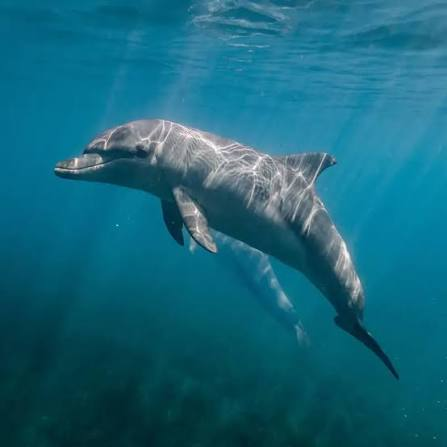
#> input picture img-original_0060/img-delfin-0060.jpg, 447 x 447 px
$ python codigo-va-0060.py
#> lines starting #> are read from the running program, lines starting #| are printed output that depends on the picture; after the words box and inside, x2 and y2 are one past the last pixel; in counts of white or black regions, pixels touching at a corner belong together
# Eliseo Nava NC= 0777

import cv2
from pathlib import Path

# 1. Definir las rutas de trabajo (el archivo está en la raíz del proyecto)
carpeta_proyecto = Path(__file__).resolve().parent

# Ruta apuntando a la carpeta de imagen con guion bajo y nombre 'img-delfin-0060.jpg'
ruta_original = (
    carpeta_proyecto
    / "img-original_0060"
    / "img-delfin-0060.jpg"
)

carpeta_resultados = (
    carpeta_proyecto / "resultados-img-0777"
)

# Crear la carpeta de resultados si no existe
carpeta_resultados.mkdir(parents=True, exist_ok=True)

# 2. Leer la imagen original con imread
img0777 = cv2.imread(str(ruta_original))
#> img0777 is the input picture: shape (447, 447, 3); mean B, G, R 123, 102, 21.8

# Comprobar que la imagen se haya leído correctamente
if img0777 is None:
    raise FileNotFoundError(
        f"No se pudo leer la imagen: {ruta_original}"
    )

# 3. Rotar la imagen 90 grados en sentido horario
img90_0777 = cv2.rotate(
    img0777, cv2.ROTATE_90_CLOCKWISE
)
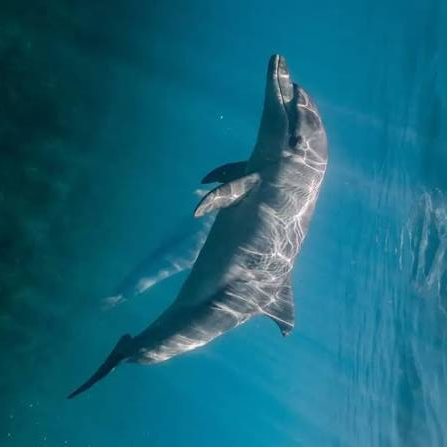
#> img90_0777: shape (447, 447, 3); mean B, G, R 123, 102, 21.8

# 4. Rotar la imagen 45 grados
alto, ancho = img0777.shape[:2]
#> alto = 447; ancho = 447

centro = (ancho // 2, alto // 2)
#> centro = (223, 223)

matriz_rotacion = cv2.getRotationMatrix2D(
    centro, 45, 1.0
)

img45_0777 = cv2.warpAffine(
    img0777,
    matriz_rotacion,
    (ancho, alto)
)
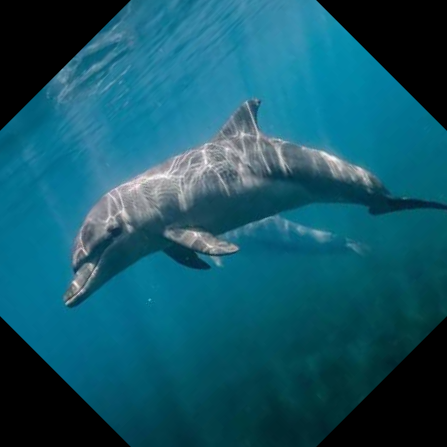
#> img45_0777: shape (447, 447, 3); mean B, G, R 104.1, 86.4, 19.6

# 5. Redimensionar a 600 píxeles de ancho y 500 píxeles de alto
img600x500_0777 = cv2.resize(
    img0777, (600, 500)
)
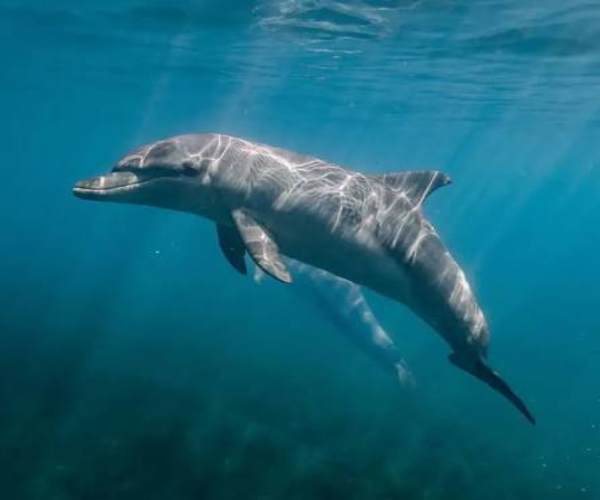
#> img600x500_0777: shape (500, 600, 3); mean B, G, R 122.9, 101.9, 21.7

# 6. Dibujar un rectángulo rojo de 100 x 200 píxeles sobre una copia
img_rojo_0777 = img0777.copy()

x1, y1 = 50, 50
x2, y2 = x1 + 100, y1 + 200

cv2.rectangle(
    img_rojo_0777,
    (x1, y1),
    (x2, y2),
    (0, 0, 255),
    3
)
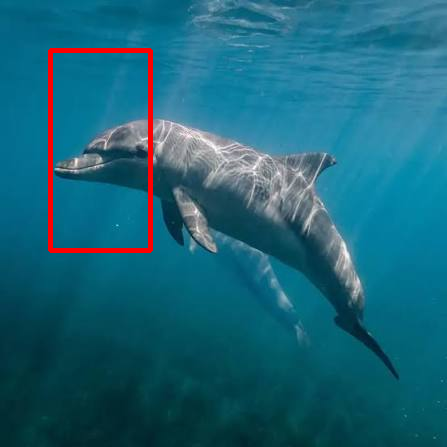
#> img_rojo_0777: shape (447, 447, 3); 1.5% of pixels changed, all inside (x1, y1, x2, y2) = (48, 48, 153, 253)

# 7. Mostrar las cinco imágenes con sus títulos
cv2.imshow("delfin original 0777", img0777)
cv2.imshow("delfin 90 0777", img90_0777)
cv2.imshow("delfin 45 0777", img45_0777)
cv2.imshow("delfin 600x500 0777", img600x500_0777)
cv2.imshow("delfin rojo 0777", img_rojo_0777)

# 8. Guardar las cuatro imágenes procesadas
cv2.imwrite(
    str(carpeta_resultados / "img-delfin1-0777.jpg"),
    img90_0777
)

cv2.imwrite(
    str(carpeta_resultados / "img-delfin2-0777.jpg"),
    img45_0777
)

cv2.imwrite(
    str(carpeta_resultados / "img-delfin3-0777.jpg"),
    img600x500_0777
)

cv2.imwrite(
    str(carpeta_resultados / "img-delfin4-0777.jpg"),
    img_rojo_0777
)

# 9. Esperar una tecla y cerrar las ventanas
print("Imágenes procesadas y guardadas.")
print("Presiona una tecla en las ventanas para finalizar.")

cv2.waitKey(0)
cv2.destroyAllWindows()
